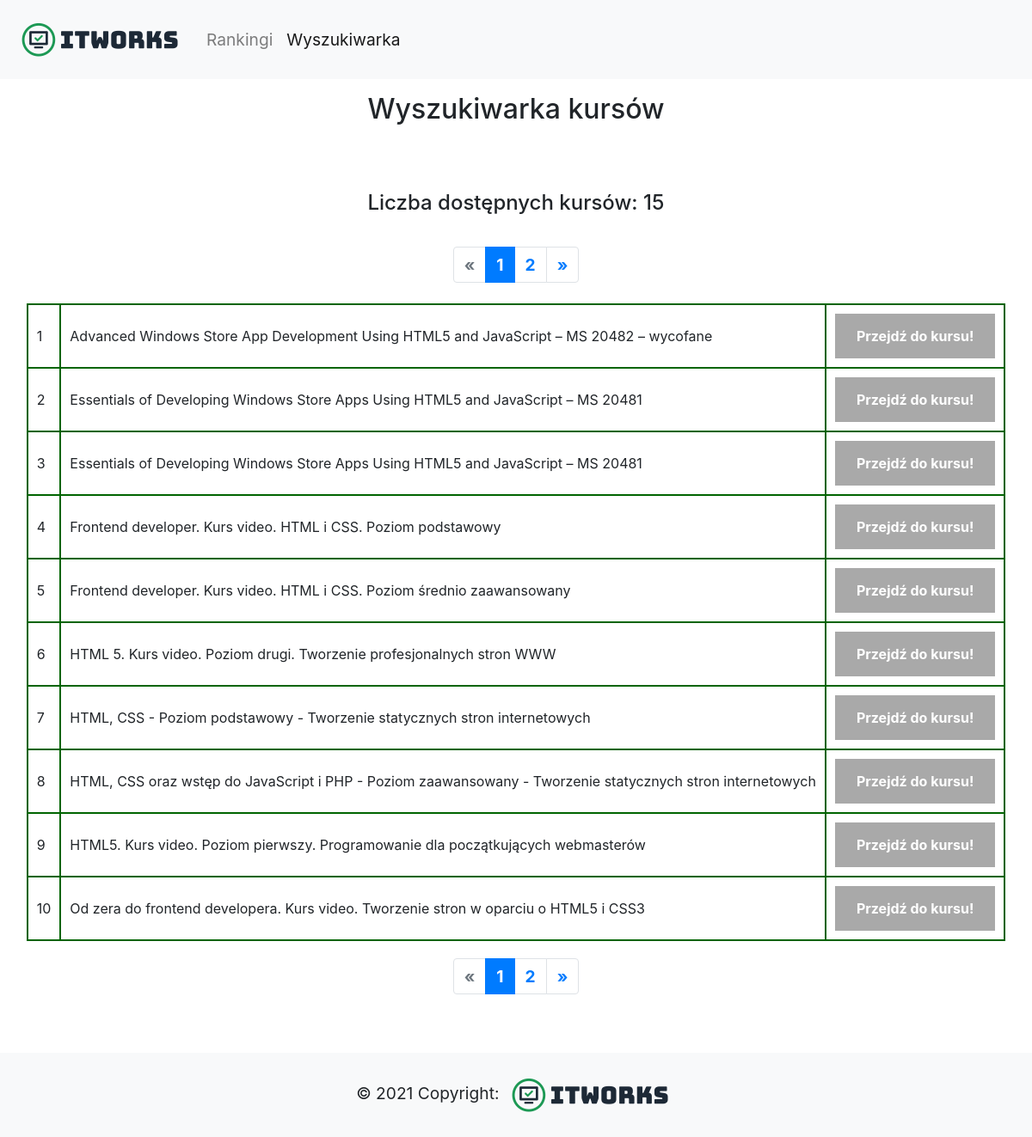
Page /search-html on the committed database.
### tables this page shows
CREATE TABLE courses (course_title TEXT, course_url TEXT);

### app.py (the view)
@app.route('/search-html', methods=['GET','POST'])
def search_html():
    def get_courses(offset=0, per_page=10):
        return rows[offset: offset + per_page]
    try:
        conn = sqlite3.connect('courses.db')
        conn.row_factory = sqlite3.Row
        cur = conn.cursor()
        query = "SELECT * from courses WHERE course_title LIKE '%html%' ORDER BY course_title"
        cur.execute(query)
        conn.commit()
        rows = cur.fetchall()
        rows_number = len(rows)
        if rows:
            flash("Liczba dostępnych kursów: " + str(len(rows)))
        page, per_page, offset = get_page_args(page_parameter='page', per_page_parameter='per_page')
        total = len(rows)
        pagination_courses = get_courses(offset=offset, per_page=per_page)
        pagination = Pagination(page=page, per_page=per_page, total=total, css_framework='bootstrap4')
        conn.close()
        return render_template('categories_search_results.html', rows=pagination_courses,
        page=page, per_page=per_page, pagination=pagination)
    except OperationalError:
        flash("Wystąpił błąd podczas próby połączenia się z bazą")

### templates/categories_search_results.html (shortened to what this page needs)
<!DOCTYPE html>
<html lang="en">
<head>
    <link rel="stylesheet" href="https://maxcdn.bootstrapcdn.com/bootstrap/4.5.2/css/bootstrap.min.css">
</head>
<body>
    <div id="page-container">
        <nav class="navbar navbar-expand-lg navbar-light bg-light">
            <a class="navbar-brand" href="/">
                <img src="{{url_for('static', filename='logo2.png')}}" alt="">
            </a>
            <div class="collapse navbar-collapse" id="navbarNav" style="font-size: larger;">
                <ul class="navbar-nav">
                    <li class="nav-item ">
                        <a class="nav-link" href="/">Rankingi</a>
                    </li>
                    <li class="nav-item active">
                        <a class="nav-link" href="/browser">Wyszukiwarka</a>
                    </li>
                </ul>
            </div>
        </nav>
        <div id="content-wrap">
            <div class="container h-100">
                <div class="row h-100 justify-content-center align-items-center">
                    <div class="d-flex justify-content-center mt-3 mb-3">
                        <h2>Wyszukiwarka kursów</h2>
                    </div>
                </div>
              </div>
        <div class="container-fluid p-3 my-3">
            {% for message in get_flashed_messages() %}
            <div class="d-flex justify-content-center" style="font-size: larger; font-weight: bold; padding: 20px;"><h4>{{ message }}</h4></div>
            {% endfor %}
            <div class="d-flex justify-content-center" style="font-size: larger; font-weight: bold; padding: 8px;">{{ pagination.links }}</div>
            <table style="margin-left: auto; margin-right: auto;">
                {% for row in rows %}
                <tr>
                    <td>{{ loop.index + (page - 1) * per_page }}</td>
                    <td>{{row["course_title"]}}</td>
                    <td><a href='{{row["course_url"]}}' class="courseLink" target="_blank">Przejdź do kursu!</a></td>
                </tr>
                {% endfor %}
            </table>
            <div class="d-flex justify-content-center" style="font-size: larger; font-weight: bold; padding: 20px;">{{ pagination.links }}</div>
        </div>
        <footer class="bg-light text-center text-lg-start" style="left: 0; bottom: 0; width: 100%;" id="footer">
            <div class="text-center p-3 bg-light" style=" font-size: larger;">
                © 2021 Copyright: <img src="{{url_for('static', filename='logo2.png')}}" alt="">
            </div>
        </footer>
    </div>
</body>
</html>

### templates/categories_search_results.html (style rules this page uses)
#page-container { position: relative; min-height: 91vh; }
#content-wrap { padding-bottom: 1.5rem; }
#footer { position: absolute; bottom: 0; width: 100%; height: 1.5rem; }
table, td { border: 2px solid darkgreen; padding: 10px; }
a:link.courseLink, a:visited.courseLink { background-color: darkgray; color: white; font-weight: bold; padding: 14px 25px; text-align: center; text-decoration: none; display: inline-block; }

### rows in the picture
courses: course_title "Advanced Windows Store App Development Using HTML5 and JavaScript – MS 20482 – wycofane"
courses: course_title "Essentials of Developing Windows Store Apps Using HTML5 and JavaScript – MS 20481"
courses: course_title "Essentials of Developing Windows Store Apps Using HTML5 and JavaScript – MS 20481"
courses: course_title "Frontend developer. Kurs video. HTML i CSS. Poziom podstawowy"
courses: course_title "Frontend developer. Kurs video. HTML i CSS. Poziom średnio zaawansowany"
courses: course_title "HTML 5. Kurs video. Poziom drugi. Tworzenie profesjonalnych stron WWW"
courses: course_title "HTML, CSS - Poziom podstawowy - Tworzenie statycznych stron internetowych"
courses: course_title "HTML, CSS oraz wstęp do JavaScript i PHP - Poziom zaawansowany - Tworzenie statycznych stron internetowych"
courses: course_title "HTML5. Kurs video. Poziom pierwszy. Programowanie dla początkujących webmasterów"
courses: course_title "Od zera do frontend developera. Kurs video. Tworzenie stron w oparciu o HTML5 i CSS3"

### other values in the picture
{{ message }} "Liczba dostępnych kursów: 15"
{{ pagination.links }} "« 1 2 »"
